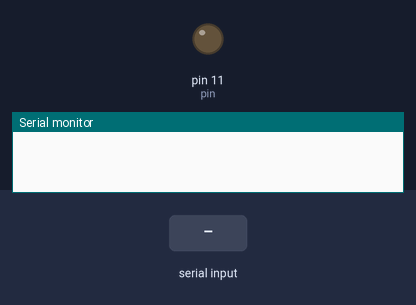
A sketch run on a simulated Arduino Uno, built with avr-gcc and run on an emulated ATmega328P. On the bench: output pins drawn as LEDs (lit = HIGH), the last lines printed to the serial monitor. Inputs (shaded band) come from the test bench.

Above: at 1.2 s.
1.3 s: "90,45\n" received over Serial
At 2.1 s:
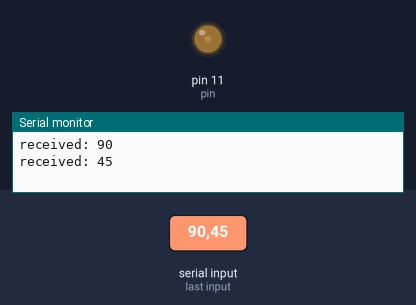
3.8 s: "30,150\n" received over Serial
At 4.5 s:
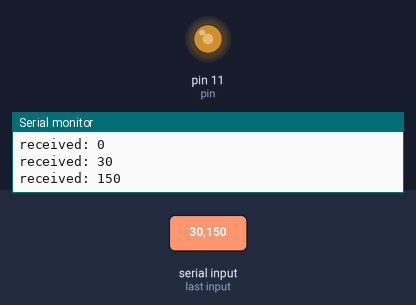
6.3 s: "200\n" received over Serial
At 7.1 s:
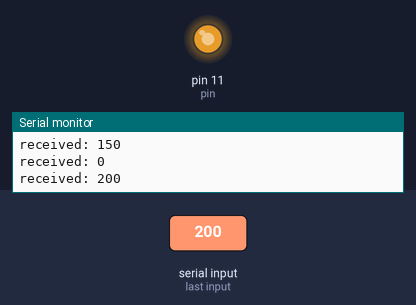
Timing chart, 0 to 9.3 s (numbered marks = the images above; inputs shaded):
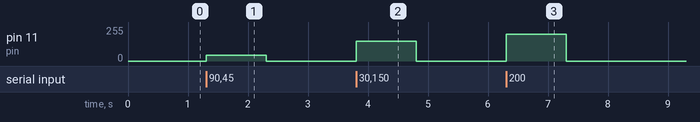

The sketch:

control_LED_with_KeyBoard.ino
```cpp
int integer_recevied;     // define a variable to store the data received from serial
int counter = 0;
int pin = 11;

void setup() {
  // put your setup code here, to run once:
  pinMode(pin, OUTPUT);
  Serial.begin(9600);
}

void loop() {
  // put your main code here, to run repeatedly:
  if(Serial.available())
  {
    integer_recevied = Serial.parseInt();
    Serial.print("received: ");
    Serial.println(integer_recevied);
    // convert the received integer into PWM duty cycle of ledPin port
    analogWrite(pin, constrain(integer_recevied, 0, 255));

    //constrain; ensure the given number is between the followed given range.
  }
}
```

Measured:
- after the input at 1.3 s, pin 11 (pin): 0/255 → 45/255 at once, → 0/255 1.0 s later
- after the input at 3.8 s, pin 11 (pin): 0/255 → 150/255 at once, → 0/255 1.0 s later
- after the input at 6.3 s, pin 11 (pin): 0/255 → 200/255 at once, → 0/255 1.0 s later
